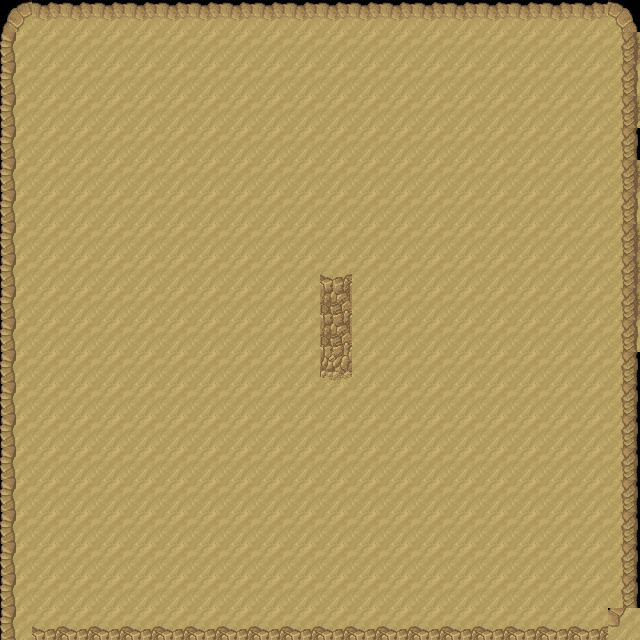

This game map was drawn from its Tiled (.tmx) file and the tilesets committed beside it. A one-line description and the trimmed map source follow:
An orthogonal 20x20 tile map with 32x32 px tiles, 1 tile layer (Tile Layer 1).

<map version="1.0" orientation="orthogonal" renderorder="right-down" width="20" height="20" tilewidth="32" tileheight="32">
 <tileset firstgid="1" name="asd" tilewidth="32" tileheight="32">
  <image source="desertTileset.png" trans="ffffff" width="224" height="288" />
  <terraintypes>
   <terrain name="cliff" tile="-1" />
   <terrain name="sand" tile="-1" />
  </terraintypes>
  <tile id="0" terrain="0,0,0,1" />
  <tile id="2" terrain="1,1,1,0" />
  <tile id="3" terrain="1,1,0,0" />
  <tile id="4" terrain="1,1,0,1" />
  <tile id="6" terrain="0,0,1,0" />
  <tile id="7" terrain="0,1,0,1" />
  <tile id="8" terrain="1,1,1,0" />
  <tile id="9" terrain="1,0,0,0" />
  <tile id="10" terrain="0,0,0,0" />
  <tile id="11" terrain="0,1,0,0" />
  <tile id="12" terrain="1,1,,1" />
  <tile id="13" terrain="1,0,1,0" />
  <tile id="14" terrain="0,1,1,1" />
  <tile id="15" terrain="1,0,1,0" />
  <tile id="16" terrain="0,0,0,0" />
  <tile id="17" terrain="0,0,0,0" />
  <tile id="18" terrain="0,0,0,0" />
  <tile id="19" terrain="0,1,0,1" />
  <tile id="20" terrain="1,0,1,1" />
  <tile id="22" terrain="1,0,1,0" />
  <tile id="23" terrain="0,0,0,1" />
  <tile id="24" terrain="0,0,1,1" />
  <tile id="25" terrain="0,0,1,0" />
  <tile id="26" terrain="0,1,0,1" />
  <tile id="29" terrain="1,0,1,0" />
  <tile id="30" terrain="0,1,1,1" />
  <tile id="31" terrain="1,1,1,1" />
  <tile id="32" terrain="1,0,1,1" />
  <tile id="33" terrain="0,1,0,1" />
  <tile id="36" terrain="1,0,1,0" />
  <tile id="40" terrain="0,1,0,1" />
  <tile id="43" terrain="1,0,1,1" />
  <tile id="44" terrain="0,0,1,0" />
  <tile id="46" terrain="0,0,0,1" />
  <tile id="47" terrain="0,1,1,1" />
  <tile id="49" terrain="0,1,0,0" />
  <tile id="50" terrain="1,1,0,1" />
  <tile id="51" terrain="1,0,1,1" />
  <tile id="52" terrain="0,0,1,1" />
  <tile id="53" terrain="0,1,1,1" />
  <tile id="54" terrain="1,1,1,0" />
  <tile id="55" terrain="1,0,0,0" />
 </tileset>
 <layer name="Tile Layer 1" width="20" height="20">
  <data>[400 cells, 400 non-empty, 15 distinct tile ids]</data>
 </layer>
</map>
